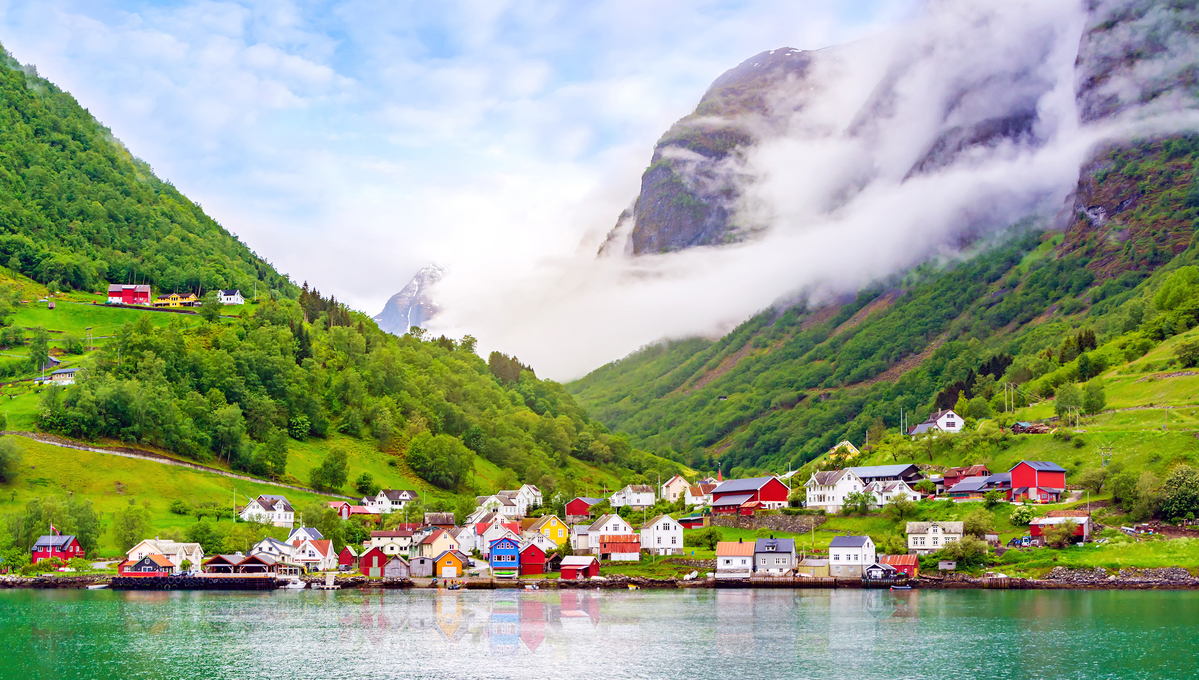
#> input picture demo.jpg, 1199 x 680 px
$ python image_processor.py
#> lines starting #> are read from the running program, lines starting #| are printed output that depends on the picture; after the words box and inside, x2 and y2 are one past the last pixel; in counts of white or black regions, pixels touching at a corner belong together
import cv2
import numpy as np
from matplotlib import pyplot as plt
img = cv2.imread("demo.jpg")
#> img is the input picture: shape (680, 1199, 3); mean B, G, R 135.8, 162.4, 151.1
cap = cv2.imshow('ImageWindow', img)

hsv_min = np.array((30, 0, 0), np.uint8)
hsv_max = np.array((83, 255, 255), np.uint8)
hsv = cv2.cvtColor(img, cv2.COLOR_BGR2HSV )
#> hsv: shape (680, 1199, 3); mean H, S, V 80.6, 97.9, 175.9
thresh = cv2.inRange(hsv, hsv_min, hsv_max)
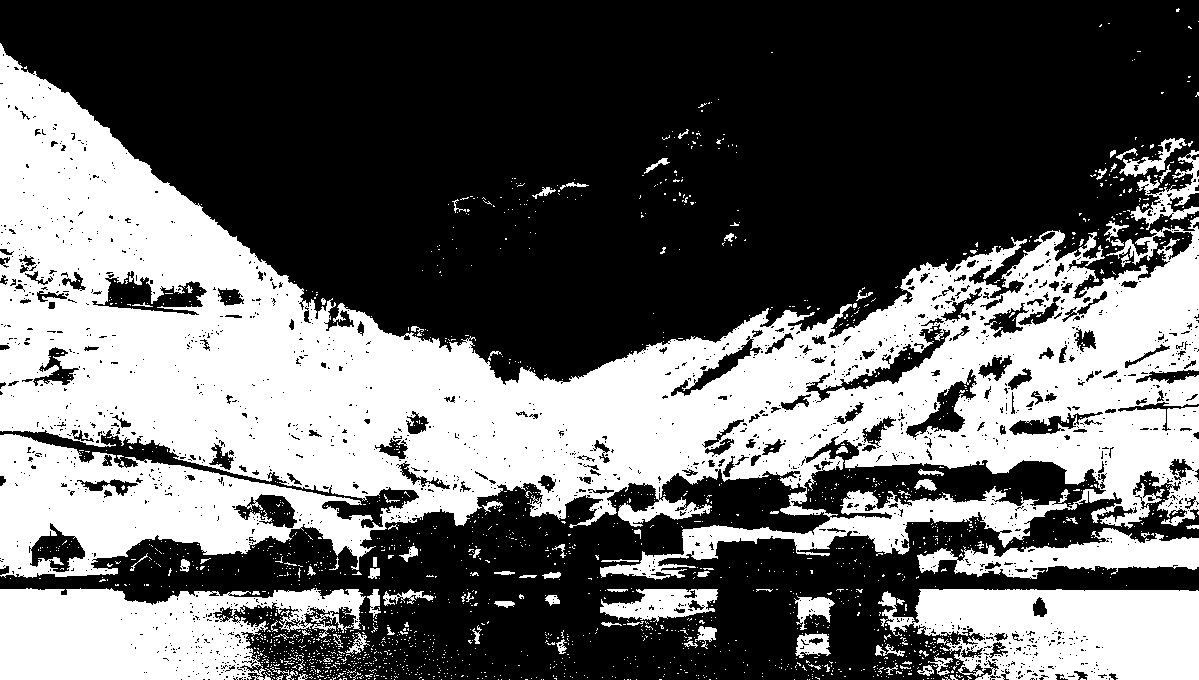
#> thresh: shape (680, 1199); 40.1% white; 1898 white regions (1797 under 20 px), largest, box (x1, y1, x2, y2) and area: (0, 43, 1199, 580) 257865, (0, 588, 366, 680) 23757, (878, 589, 1199, 680) 22396
cv2.imshow('result', thresh)
cv2.waitKey(0)
cv2.destroyAllWindows()
